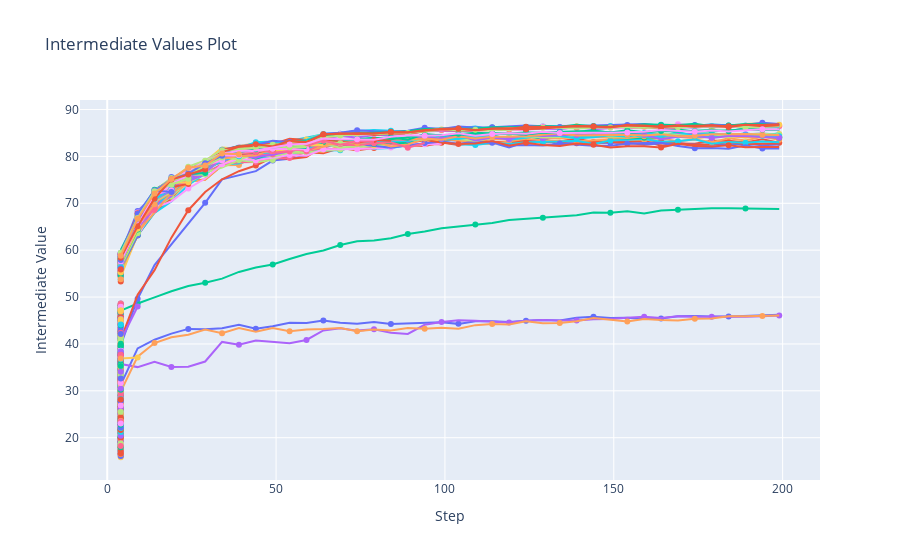

Notebook code cell kept with this figure:
### Code cell
visualization.plot_intermediate_values(study)
